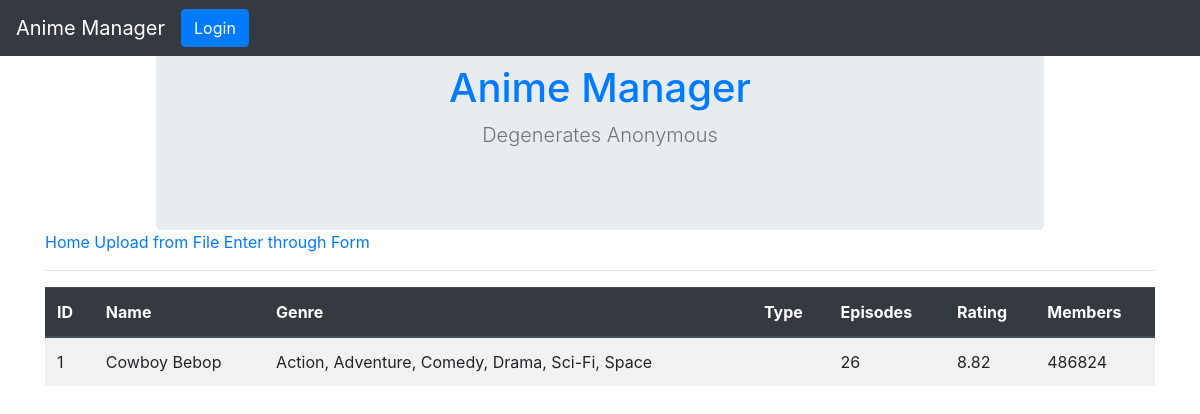
The app's page /anime/1 with its own data.
### models/anime.py (models this page shows, shortened)
class Anime(db.Model):
	__tablename__='anime'
	anime_id = Column(Integer, primary_key=True)
	name = Column(String(100))
	genre = Column(String(200))
	anime_type = Column(String(10))
	episodes = Column(String(10))
	rating = Column(String(10))
	members = Column(String(10))
	date_created = Column(DateTime(), server_default=func.now())

### app.py (the view)
@app.route('/anime/<anime_id>', methods=['GET'])
def get_anime_by_id(anime_id):
    try:
        anime = Anime.query.get(anime_id)
        if anime:
            show = Anime.query.get(anime_id)
            return render_template('details.html', anime=show)
        else:
            results = None
            return make_response(jsonify(results), 404)
    except Exception as e:
        log.error("Get Anime by Id: {0}".format(e))
        return make_response(jsonify({'error': 'Server encountered an error.'
                                               ' Contact the administrator if problem persists.'}), 500)

### templates/details.html
{% extends "base.html" %}
{% block content %}
    <div class="row">
        <div class="col">
            <table class="table table-striped table-hover">
                <thead class="thead-dark">
                    <tr>
                        <th>ID</th><th>Name</th><th>Genre</th><th>Type</th><th>Episodes</th><th>Rating</th><th>Members</th>
                    </tr>
                </thead>
                <tbody>
                    <tr>
                        <td>{{anime.anime_id}}</td>
						<td>{{anime.name}}</td>
						<td>{{anime.genre}}</td>
						<td>{{anime.anime_type}}</td>
						<td>{{anime.episodes}}</td>
						<td>{{anime.rating}}</td>
						<td>{{anime.members}}</td>
                    </tr>
                </tbody>
            </table>
        </div>
    </div>
{% endblock %}

### records on screen
Anime: anime_id "1", name "Cowboy Bebop", genre "Action, Adventure, Comedy, Drama, Sci-Fi, Space", episodes "26", rating "8.82", members "486824"
